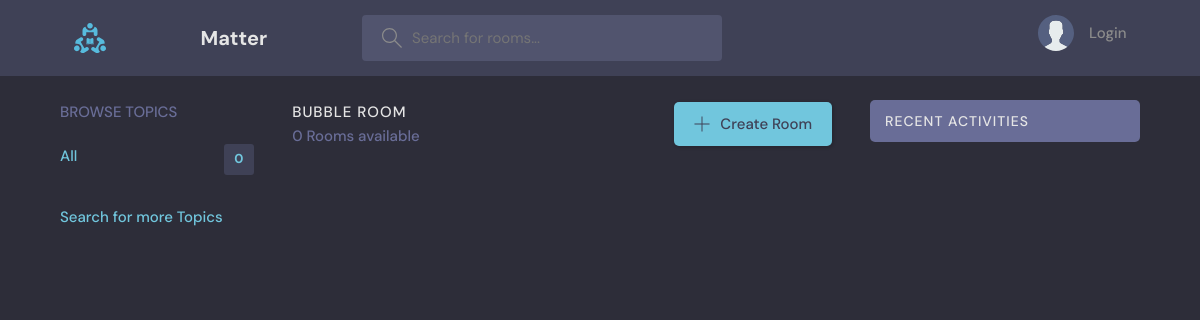
/room/, run on an earlier commit of the app's database.
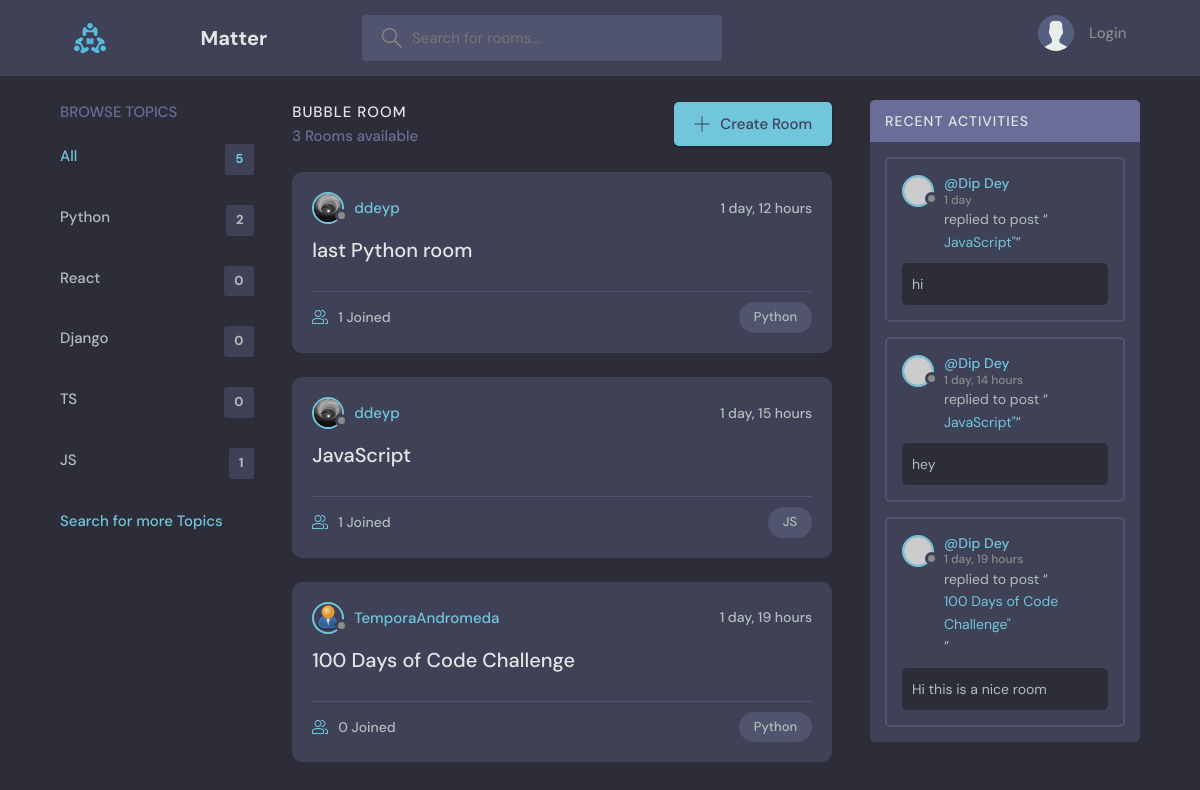
And on a later commit of the database.
### rooms/models.py (models this page shows, shortened)
class Topic(models.Model):
    name = models.CharField(max_length=200)

class Room(models.Model):
    host = models.ForeignKey(Profile, null=True, blank= True, on_delete=models.SET_NULL)
    topic = models.ForeignKey(Topic, on_delete=models.SET_NULL, null=True)
    name = models.CharField(max_length = 200)
    description = models.TextField(null=True, blank=True)
    participants = models.ManyToManyField(Profile, related_name='participants', blank=True)
    updated = models.DateTimeField(auto_now=True)
    created = models.DateTimeField(auto_now_add=True)
    id = models.UUIDField(default=uuid.uuid4, unique = True, primary_key=True, editable= False)
    class Meta:
        ordering =['-updated', '-created']
    def __str__(self):
        return self.name

class Replies(models.Model):
    user = models.ForeignKey(Profile, null=True, blank= True, on_delete=models.SET_NULL)
    room = models.ForeignKey(Room, on_delete=models.CASCADE)
    body = models.TextField()
    updated = models.DateTimeField(auto_now=True)
    created = models.DateTimeField(auto_now_add=True)
    id = models.UUIDField(default=uuid.uuid4, unique = True, primary_key=True, editable= False)
    def __str__(self):
        return self.body[0:50]
    class Meta:
        ordering =['-updated', '-created']

### users/models.py (models this page shows, shortened)
class Profile(models.Model):
    user = models.OneToOneField(User, on_delete = models.CASCADE, null=True, blank= True)
    name = models.CharField(max_length=200, blank=True, null=True)
    username = models.CharField(max_length=200, blank=True, null=True)
    email= models.EmailField(max_length=500, blank=True, null=True)
    location = models.CharField(max_length=200, blank=True, null=True)
    bio = models.TextField(null=True, blank=True)
    short_intro = models.TextField(blank=True, null=True)
    social_twitter = models.CharField(max_length=200, blank=True, null=True)
    social_linkedin = models.CharField(max_length=200, blank=True, null=True)
    social_youtube = models.CharField(max_length=200, blank=True, null=True)
    social_website = models.CharField(max_length=200, blank=True, null=True)
    social_instagram = models.CharField(max_length=200, blank=True, null=True)
    social_github = models.CharField(max_length=200, blank=True, null=True)
    profile_image = models.ImageField(null=True, blank=True, upload_to='profiles/', default = 'profiles/user-default.png')
    id = models.UUIDField(default=uuid.uuid4, unique = True, primary_key=True, editable= False)
    created_at = models.DateTimeField(auto_now_add=True)
    @property
    def imageURL(self):
        try:
            url = self.profile_image.url
        except:
            url = ''
        return url

### rooms/views.py (the view)
# urls.py: path('', views.home, name='home'),
def home(request):
    q = request.GET.get('q') if request.GET.get('q') != None else ''
    rooms = Room.objects.filter(Q(topic__name__icontains = q) | Q(name__icontains = q) | Q(description__icontains = q))
    topics = Topic.objects.all()
    room_count = rooms.count()
    room_replies = Replies.objects.filter(Q(room__topic__name__icontains = q))
    context ={'rooms': rooms, 'topics': topics, 'room_count': room_count, 'room_messages': room_replies}
    return render(request,'rooms/home.html', context)

### rooms/templates/rooms/home.html (shortened to what this page needs)
{% extends 'main2.html' %}
{% block content %}
    <main class="layout layout--3">
      <div class="container">
        {% include 'rooms/topics_components.html' %}
        <div class="roomList">
          <div class="roomList__header">
            <div>
              <h2>Bubble Room</h2>
              <p>{{room_count}} Rooms available</p>
            </div>
            <a class="btn btn--main" href="{% url 'create-room' %}">
              <svg version="1.1" xmlns="http://www.w3.org/2000/svg" width="32" height="32" viewBox="0 0 32 32">
                <title>add</title>
                <path
                  d="M16.943 0.943h-1.885v14.115h-14.115v1.885h14.115v14.115h1.885v-14.115h14.115v-1.885h-14.115v-14.115z"
                ></path>
              </svg>
              Create Room
            </a>
          </div>
          {% include 'rooms/feed_component.html' %}
        </div>
        {% include 'rooms/activity_component.html' %}
      </div>
    </main>
{% endblock %}

### rooms/templates/rooms/topics_components.html
 <div class="topics">
    <div class="topics__header">
      <h2>Browse Topics</h2>
    </div>
    <ul class="topics__list">
      <li>
        <a href="{% url 'home' %}" class="active">All <span>{{topics.count}}</span></a>
      </li>
      {% for topic in topics %}
      <li>
        <a href="{% url 'home' %}?q={{topic.name}}">{{topic.name}}<span>{{topic.room_set.all.count}}</span></a>
      </li>
      {% endfor %}
    </ul>
    <a class="btn btn--link">
      Search for more Topics
    </a>
  </div>

### rooms/templates/rooms/feed_component.html (shortened to what this page needs)
{% for room in rooms %}
<div class="roomListRoom">
    <div class="roomListRoom__header">
      <a href="{% url 'room-profile' room.host.id %}" class="roomListRoom__author">
        <div class="avatar avatar--small">
          <img src="{{room.host.imageURL}}" />
        </div>
        <span>{{room.host.username}}</span>
      </a>
      <div class="roomListRoom__actions">
        <span>{{room.created|timesince}}</span>
      </div>
    </div>
    <div class="roomListRoom__content">
      <a href="{% url 'rooms' room.id %}">{{room.name}}</a>
    </div>
    <div class="roomListRoom__meta">
      <a href="{% url 'rooms' room.id %}" class="roomListRoom__joined">
        {{room.participants.all.count}} Joined
      </a>
      <p class="roomListRoom__topic">{{room.topic.name}}</p>
    </div>
  </div>
{% endfor %}

### rooms/templates/rooms/activity_component.html (shortened to what this page needs)
        <div class="activities">
            <div class="activities__header">
              <h2>Recent Activities</h2>
            </div>
            {% for message in room_messages %}
            <div class="activities__box">
              <div class="activities__boxHeader roomListRoom__header">
                <a href="{% url 'room-profile' message.user.id %}" class="roomListRoom__author">
                  <div class="avatar avatar--small">
                    <img src="https://randomuser.me/api/portraits/women/11.jpg" />
                  </div>
                  <p>
                    @{{message.user.name}}
                    <span>{{message.created|timesince}}</span>
                  </p>
                </a>
              </div>
              <div class="activities__boxContent">
                <p>replied to post “<a href="{% url 'rooms' message.room.id %}">{{message.room}}"</a>”</p>
                <div class="activities__boxRoomContent">
                  {{message}}
                </div>
              </div>
            </div>
            {% endfor %}
          </div>

What changed in the data, as far as the page shows it:
added Topic: name "Python", room_set.all.count "2"
added Topic: name "React", room_set.all.count "0"
added Topic: name "Django", room_set.all.count "0"
added Topic: name "TS", room_set.all.count "0"
added Topic: name "JS", room_set.all.count "1"
added Room: host.imageURL (picture), host.username "ddeyp", created "1 day, 12 hours", name "last Python room", participants.all.count "1", topic.name "Python"
added Room: host.imageURL (picture), host.username "ddeyp", created "1 day, 15 hours", name "JavaScript", participants.all.count "1", topic.name "JS"
added Room: host.imageURL (placeholder picture), host.username "TemporaAndromeda", created "1 day, 19 hours", name "100 Days of Code Challenge", participants.all.count "0", topic.name "Python"
added Replies: user.name "Dip Dey", created "1 day", room "JavaScript", body "hi"
added Replies: user.name "Dip Dey", created "1 day, 14 hours", room "JavaScript", body "hey"
added Replies: user.name "Dip Dey", created "1 day, 19 hours", room "100 Days of Code Challenge", body "Hi this is a nice room"
Also different on the page:
{{ topics.count }}: "0" → "5"
{{ room_count }}: "0" → "3"
